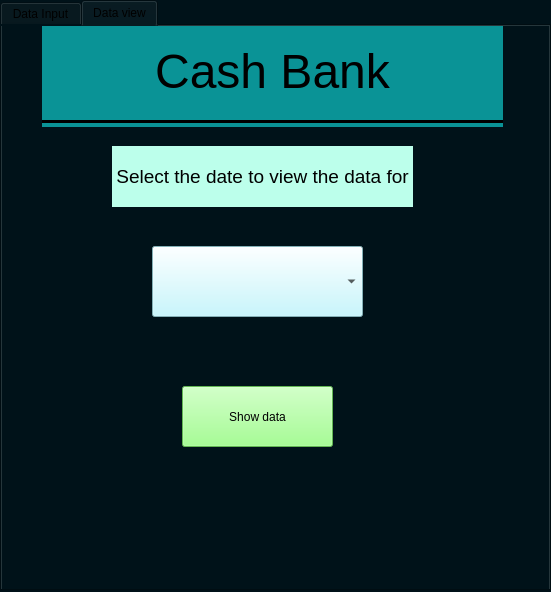
<?xml version="1.0" encoding="UTF-8"?>
<ui version="4.0">
 <class>MainWindow</class>
 <widget class="QMainWindow" name="MainWindow">
  <property name="windowModality">
   <enum>Qt::NonModal</enum>
  </property>
  <property name="enabled">
   <bool>true</bool>
  </property>
  <property name="geometry">
   <rect>
    <x>0</x>
    <y>0</y>
    <width>551</width>
    <height>592</height>
   </rect>
  </property>
  <property name="windowTitle">
   <string>MainWindow</string>
  </property>
  <property name="styleSheet">
   <string notr="true">background-color: rgb(0, 18, 25);</string>
  </property>
  <widget class="QWidget" name="centralwidget">
   <widget class="QTabWidget" name="tabWidget">
    <property name="geometry">
     <rect>
      <x>0</x>
      <y>0</y>
      <width>551</width>
      <height>591</height>
     </rect>
    </property>
    <property name="styleSheet">
     <string notr="true"/>
    </property>
    <property name="currentIndex">
     <number>1</number>
    </property>
    <widget class="QWidget" name="tab">
     <attribute name="title">
      <string>Data Input</string>
     </attribute>
     <widget class="QTabWidget" name="tabWidget">
      <property name="geometry">
       <rect>
        <x>40</x>
        <y>100</y>
        <width>461</width>
        <height>471</height>
       </rect>
      </property>
      <property name="focusPolicy">
       <enum>Qt::TabFocus</enum>
      </property>
      <property name="whatsThis">
       <string/>
      </property>
      <property name="styleSheet">
       <string notr="true">background-color: rgb(10, 147, 150);
border-color: rgb(0, 18, 25);
</string>
      </property>
      <property name="currentIndex">
       <number>1</number>
      </property>
      <property name="tabsClosable">
       <bool>false</bool>
      </property>
      <widget class="QWidget" name="tabWidgetPage1">
       <attribute name="title">
        <string>basic first input</string>
       </attribute>
       <widget class="QPushButton" name="saveButton">
        <property name="geometry">
         <rect>
          <x>20</x>
          <y>280</y>
          <width>111</width>
          <height>51</height>
         </rect>
        </property>
        <property name="whatsThis">
         <string/>
        </property>
        <property name="styleSheet">
         <string notr="true">background-color: rgb(65, 255, 81);</string>
        </property>
        <property name="text">
         <string>Save?</string>
        </property>
       </widget>
       <widget class="QPushButton" name="saveButton_2">
        <property name="geometry">
         <rect>
          <x>300</x>
          <y>280</y>
          <width>111</width>
          <height>51</height>
         </rect>
        </property>
        <property name="styleSheet">
         <string notr="true">background-color: rgb(255, 42, 42);</string>
        </property>
        <property name="text">
         <string>Remove Existing!</string>
        </property>
       </widget>
       <widget class="QWidget" name="widget" native="true">
        <property name="geometry">
         <rect>
          <x>10</x>
          <y>10</y>
          <width>431</width>
          <height>221</height>
         </rect>
        </property>
        <widget class="QLabel" name="label">
         <property name="geometry">
          <rect>
           <x>20</x>
           <y>120</y>
           <width>131</width>
           <height>31</height>
          </rect>
         </property>
         <property name="font">
          <font>
           <pointsize>14</pointsize>
          </font>
         </property>
         <property name="styleSheet">
          <string notr="true">background-color: rgb(184, 249, 255);</string>
         </property>
         <property name="text">
          <string>Type of Savings</string>
         </property>
        </widget>
        <widget class="QLabel" name="totalMoneyLabel">
         <property name="geometry">
          <rect>
           <x>20</x>
           <y>40</y>
           <width>121</width>
           <height>31</height>
          </rect>
         </property>
         <property name="font">
          <font>
           <pointsize>14</pointsize>
          </font>
         </property>
         <property name="styleSheet">
          <string notr="true">background-color: rgb(184, 249, 255);</string>
         </property>
         <property name="text">
          <string>Total money</string>
         </property>
         <property name="alignment">
          <set>Qt::AlignCenter</set>
         </property>
        </widget>
        <widget class="QLineEdit" name="totalMoneyInput">
         <property name="geometry">
          <rect>
           <x>200</x>
           <y>40</y>
           <width>113</width>
           <height>31</height>
          </rect>
         </property>
         <property name="font">
          <font>
           <pointsize>9</pointsize>
          </font>
         </property>
         <property name="cursor">
          <cursorShape>IBeamCursor</cursorShape>
         </property>
         <property name="styleSheet">
          <string notr="true"/>
         </property>
         <property name="inputMask">
          <string>999999999999999999999999</string>
         </property>
         <property name="text">
          <string/>
         </property>
         <property name="maxLength">
          <number>24</number>
         </property>
         <property name="placeholderText">
          <string/>
         </property>
        </widget>
        <widget class="QComboBox" name="savingsTypeCombo">
         <property name="geometry">
          <rect>
           <x>200</x>
           <y>120</y>
           <width>111</width>
           <height>31</height>
          </rect>
         </property>
         <property name="styleSheet">
          <string notr="true">background-color: rgb(58, 245, 255);</string>
         </property>
         <property name="currentIndex">
          <number>0</number>
         </property>
         <item>
          <property name="text">
           <string>Random</string>
          </property>
         </item>
         <item>
          <property name="text">
           <string>Monthly</string>
          </property>
         </item>
         <item>
          <property name="text">
           <string>Daily</string>
          </property>
         </item>
        </widget>
        <widget class="QPushButton" name="confirmButton">
         <property name="geometry">
          <rect>
           <x>340</x>
           <y>130</y>
           <width>75</width>
           <height>24</height>
          </rect>
         </property>
         <property name="styleSheet">
          <string notr="true">background-color: rgb(255, 100, 69);</string>
         </property>
         <property name="text">
          <string>confirm</string>
         </property>
        </widget>
        <widget class="QLineEdit" name="savings">
         <property name="enabled">
          <bool>false</bool>
         </property>
         <property name="geometry">
          <rect>
           <x>200</x>
           <y>180</y>
           <width>161</width>
           <height>31</height>
          </rect>
         </property>
         <property name="inputMask">
          <string>999999999999999999999999</string>
         </property>
         <property name="placeholderText">
          <string>How much you want to save</string>
         </property>
        </widget>
       </widget>
      </widget>
      <widget class="QWidget" name="tab_3">
       <attribute name="title">
        <string>Daily input</string>
       </attribute>
       <widget class="QLineEdit" name="total_left_input">
        <property name="geometry">
         <rect>
          <x>220</x>
          <y>30</y>
          <width>171</width>
          <height>41</height>
         </rect>
        </property>
        <property name="styleSheet">
         <string notr="true">background-color: rgb(184, 246, 255);</string>
        </property>
        <property name="inputMask">
         <string>999999999999999999999999</string>
        </property>
        <property name="maxLength">
         <number>24</number>
        </property>
       </widget>
       <widget class="QLineEdit" name="add_savings">
        <property name="geometry">
         <rect>
          <x>220</x>
          <y>110</y>
          <width>171</width>
          <height>41</height>
         </rect>
        </property>
        <property name="styleSheet">
         <string notr="true">background-color: rgb(167, 254, 255);</string>
        </property>
        <property name="inputMask">
         <string>999999999999999999999999</string>
        </property>
       </widget>
       <widget class="QPushButton" name="saveDailyInput">
        <property name="geometry">
         <rect>
          <x>160</x>
          <y>350</y>
          <width>91</width>
          <height>51</height>
         </rect>
        </property>
        <property name="styleSheet">
         <string notr="true">background-color: rgb(116, 255, 66);</string>
        </property>
        <property name="text">
         <string>Save</string>
        </property>
       </widget>
       <widget class="QLabel" name="label_2">
        <property name="geometry">
         <rect>
          <x>20</x>
          <y>30</y>
          <width>141</width>
          <height>31</height>
         </rect>
        </property>
        <property name="font">
         <font>
          <pointsize>14</pointsize>
         </font>
        </property>
        <property name="text">
         <string>Total left today</string>
        </property>
       </widget>
       <widget class="QLabel" name="label_3">
        <property name="geometry">
         <rect>
          <x>20</x>
          <y>110</y>
          <width>141</width>
          <height>31</height>
         </rect>
        </property>
        <property name="font">
         <font>
          <pointsize>14</pointsize>
         </font>
        </property>
        <property name="text">
         <string>Add to savings</string>
        </property>
       </widget>
       <widget class="QLineEdit" name="withd_savings">
        <property name="geometry">
         <rect>
          <x>220</x>
          <y>190</y>
          <width>171</width>
          <height>41</height>
         </rect>
        </property>
        <property name="styleSheet">
         <string notr="true">background-color: rgb(167, 254, 255);</string>
        </property>
        <property name="inputMask">
         <string>999999999999999999999999</string>
        </property>
       </widget>
       <widget class="QLabel" name="label_4">
        <property name="geometry">
         <rect>
          <x>20</x>
          <y>190</y>
          <width>161</width>
          <height>31</height>
         </rect>
        </property>
        <property name="font">
         <font>
          <pointsize>12</pointsize>
         </font>
        </property>
        <property name="text">
         <string>Withdraw from savings</string>
        </property>
       </widget>
       <widget class="QTextEdit" name="DescriptionEdit">
        <property name="geometry">
         <rect>
          <x>220</x>
          <y>250</y>
          <width>171</width>
          <height>71</height>
         </rect>
        </property>
        <property name="styleSheet">
         <string notr="true">background-color:rgb(167, 254, 255);</string>
        </property>
       </widget>
       <widget class="QLabel" name="label_6">
        <property name="geometry">
         <rect>
          <x>20</x>
          <y>270</y>
          <width>131</width>
          <height>20</height>
         </rect>
        </property>
        <property name="font">
         <font>
          <pointsize>14</pointsize>
         </font>
        </property>
        <property name="text">
         <string>Description</string>
        </property>
       </widget>
      </widget>
     </widget>
     <widget class="QWidget" name="widget_2" native="true">
      <property name="geometry">
       <rect>
        <x>40</x>
        <y>0</y>
        <width>461</width>
        <height>101</height>
       </rect>
      </property>
      <property name="styleSheet">
       <string notr="true"/>
      </property>
      <widget class="Line" name="underheaderLine">
       <property name="geometry">
        <rect>
         <x>0</x>
         <y>80</y>
         <width>461</width>
         <height>31</height>
        </rect>
       </property>
       <property name="styleSheet">
        <string notr="true">color: rgb(8, 62, 255)</string>
       </property>
       <property name="frameShadow">
        <enum>QFrame::Plain</enum>
       </property>
       <property name="lineWidth">
        <number>3</number>
       </property>
       <property name="orientation">
        <enum>Qt::Horizontal</enum>
       </property>
      </widget>
      <widget class="QLabel" name="headerLabel">
       <property name="geometry">
        <rect>
         <x>0</x>
         <y>0</y>
         <width>461</width>
         <height>91</height>
        </rect>
       </property>
       <property name="font">
        <font>
         <pointsize>36</pointsize>
        </font>
       </property>
       <property name="styleSheet">
        <string notr="true">background-color: rgb(10, 147, 150);</string>
       </property>
       <property name="lineWidth">
        <number>2</number>
       </property>
       <property name="text">
        <string>Cash Bank</string>
       </property>
       <property name="alignment">
        <set>Qt::AlignCenter</set>
       </property>
      </widget>
     </widget>
    </widget>
    <widget class="QWidget" name="tab_2">
     <attribute name="title">
      <string>Data view</string>
     </attribute>
     <widget class="QComboBox" name="dateSelect">
      <property name="geometry">
       <rect>
        <x>150</x>
        <y>220</y>
        <width>211</width>
        <height>71</height>
       </rect>
      </property>
      <property name="styleSheet">
       <string notr="true">background-color: rgb(184, 246, 255);</string>
      </property>
     </widget>
     <widget class="QWidget" name="widget_3" native="true">
      <property name="geometry">
       <rect>
        <x>40</x>
        <y>0</y>
        <width>461</width>
        <height>101</height>
       </rect>
      </property>
      <property name="styleSheet">
       <string notr="true"/>
      </property>
      <widget class="Line" name="underheaderLine_2">
       <property name="geometry">
        <rect>
         <x>0</x>
         <y>80</y>
         <width>461</width>
         <height>31</height>
        </rect>
       </property>
       <property name="styleSheet">
        <string notr="true">background-color: rgb(10, 147, 150);
border-color: rgb(0, 18, 25);
</string>
       </property>
       <property name="frameShadow">
        <enum>QFrame::Plain</enum>
       </property>
       <property name="lineWidth">
        <number>3</number>
       </property>
       <property name="orientation">
        <enum>Qt::Horizontal</enum>
       </property>
      </widget>
      <widget class="QLabel" name="headerLabel_2">
       <property name="geometry">
        <rect>
         <x>0</x>
         <y>0</y>
         <width>461</width>
         <height>91</height>
        </rect>
       </property>
       <property name="font">
        <font>
         <pointsize>36</pointsize>
        </font>
       </property>
       <property name="styleSheet">
        <string notr="true">background-color: rgb(10, 147, 150);
border-color: rgb(0, 18, 25);
</string>
       </property>
       <property name="lineWidth">
        <number>2</number>
       </property>
       <property name="text">
        <string>Cash Bank</string>
       </property>
       <property name="alignment">
        <set>Qt::AlignCenter</set>
       </property>
      </widget>
     </widget>
     <widget class="QPushButton" name="showData">
      <property name="geometry">
       <rect>
        <x>180</x>
        <y>360</y>
        <width>151</width>
        <height>61</height>
       </rect>
      </property>
      <property name="styleSheet">
       <string notr="true">background-color: rgb(137, 255, 116);</string>
      </property>
      <property name="text">
       <string>Show data</string>
      </property>
     </widget>
     <widget class="QLabel" name="label_5">
      <property name="geometry">
       <rect>
        <x>110</x>
        <y>120</y>
        <width>301</width>
        <height>61</height>
       </rect>
      </property>
      <property name="font">
       <font>
        <pointsize>14</pointsize>
       </font>
      </property>
      <property name="styleSheet">
       <string notr="true">background-color: rgb(188, 255, 235);</string>
      </property>
      <property name="text">
       <string>Select the date to view the data for</string>
      </property>
      <property name="alignment">
       <set>Qt::AlignCenter</set>
      </property>
     </widget>
    </widget>
   </widget>
  </widget>
 </widget>
 <resources>
  <include location=".qt_for_python/rcc/test.qrc"/>
 </resources>
 <connections/>
</ui>
